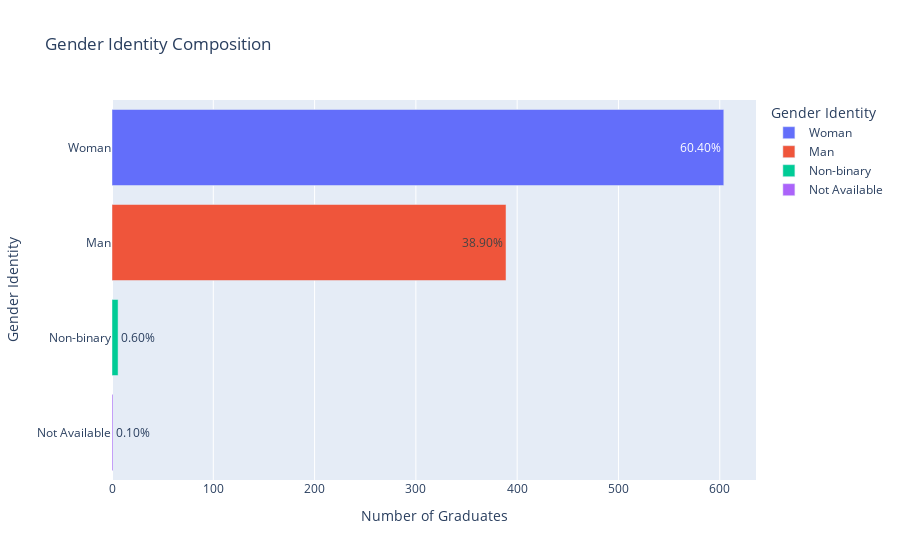

Write notebook code for a chart like this one.
### Markdown cell above
### Gender Composition

### Code cell
# create a bar chart visualization of genders and df with stats using function
demographic_visual('Gender Identity', df)

### Figure 1 — Plotly figure (JSON) as saved in the notebook; plotly's stock layout.template omitted (floating-point values rounded to 4 significant figures)
{"data": [{"alignmentgroup": "True", "customdata": [["60.40%"]], "hovertemplate": "Gender Identity=%{y}<br>Number of Graduates=%{x}<br>Percent=%{customdata[0]}<extra></extra>", "legendgroup": "Woman", "marker": {"color": "#636efa", "pattern": {"shape": ""}}, "name": "Woman", "offsetgroup": "Woman", "orientation": "h", "showlegend": true, "text": ["60.40%"], "textposition": "auto", "type": "bar", "x": [604], "xaxis": "x", "y": ["Woman"], "yaxis": "y"}, {"alignmentgroup": "True", "customdata": [["38.90%"]], "hovertemplate": "Gender Identity=%{y}<br>Number of Graduates=%{x}<br>Percent=%{customdata[0]}<extra></extra>", "legendgroup": "Man", "marker": {"color": "#EF553B", "pattern": {"shape": ""}}, "name": "Man", "offsetgroup": "Man", "orientation": "h", "showlegend": true, "text": ["38.90%"], "textposition": "auto", "type": "bar", "x": [389], "xaxis": "x", "y": ["Man"], "yaxis": "y"}, {"alignmentgroup": "True", "customdata": [["0.60%"]], "hovertemplate": "Gender Identity=%{y}<br>Number of Graduates=%{x}<br>Percent=%{customdata[0]}<extra></extra>", "legendgroup": "Non-binary", "marker": {"color": "#00cc96", "pattern": {"shape": ""}}, "name": "Non-binary", "offsetgroup": "Non-binary", "orientation": "h", "showlegend": true, "text": ["0.60%"], "textposition": "auto", "type": "bar", "x": [6], "xaxis": "x", "y": ["Non-binary"], "yaxis": "y"}, {"alignmentgroup": "True", "customdata": [["0.10%"]], "hovertemplate": "Gender Identity=%{y}<br>Number of Graduates=%{x}<br>Percent=%{customdata[0]}<extra></extra>", "legendgroup": "Not Available", "marker": {"color": "#ab63fa", "pattern": {"shape": ""}}, "name": "Not Available", "offsetgroup": "Not Available", "orientation": "h", "showlegend": true, "text": ["0.10%"], "textposition": "auto", "type": "bar", "x": [1], "xaxis": "x", "y": ["Not Available"], "yaxis": "y"}], "layout": {"autosize": true, "barmode": "relative", "legend": {"title": {"text": "Gender Identity"}, "tracegroupgap": 0}, "title": {"text": "Gender Identity Composition"}, "xaxis": {"anchor": "y", "autorange": true, "domain": [0, 1], "range": [0, 635.8], "title": {"text": "Number of Graduates"}, "type": "linear"}, "yaxis": {"anchor": "x", "autorange": true, "categoryarray": ["Not Available", "Non-binary", "Man", "Woman"], "categoryorder": "array", "domain": [0, 1], "range": [-0.5, 3.5], "title": {"text": "Gender Identity"}, "type": "category"}}}
